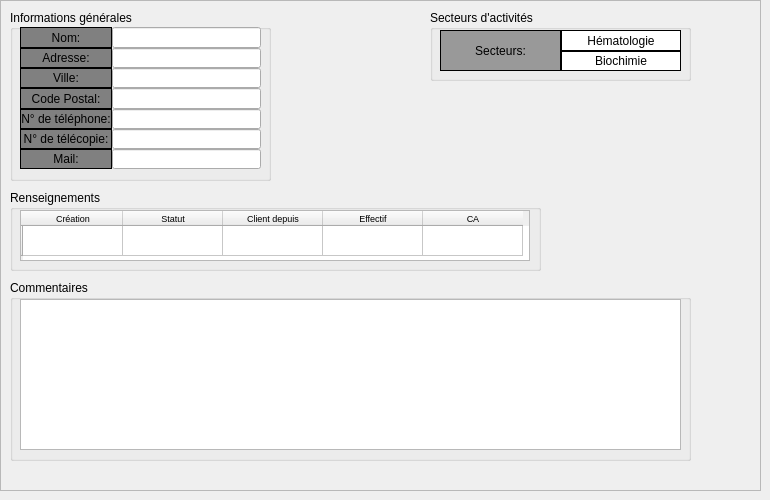
    <widget class="QWidget" name="tab_5">
     <attribute name="title">
      <string>Tab 2</string>
     </attribute>
     <widget class="QFrame" name="frame_infos">
      <property name="geometry">
       <rect>
        <x>0</x>
        <y>0</y>
        <width>761</width>
        <height>491</height>
       </rect>
      </property>
      <property name="frameShape">
       <enum>QFrame::StyledPanel</enum>
      </property>
      <property name="frameShadow">
       <enum>QFrame::Raised</enum>
      </property>
      <widget class="QGroupBox" name="groupBox_12">
       <property name="geometry">
        <rect>
         <x>10</x>
         <y>10</y>
         <width>261</width>
         <height>171</height>
        </rect>
       </property>
       <property name="title">
        <string>Informations générales</string>
       </property>
       <widget class="QWidget" name="gridLayoutWidget">
        <property name="geometry">
         <rect>
          <x>10</x>
          <y>17</y>
          <width>241</width>
          <height>142</height>
         </rect>
        </property>
        <layout class="QGridLayout" name="gridLayout">
         <property name="spacing">
          <number>0</number>
         </property>
         <item row="0" column="0">
          <widget class="QLabel" name="label_5">
           <property name="styleSheet">
            <string notr="true">background: grey; border: 1px solid black;</string>
           </property>
           <property name="text">
            <string>Nom:</string>
           </property>
           <property name="alignment">
            <set>Qt::AlignCenter</set>
           </property>
          </widget>
         </item>
         <item row="0" column="1">
          <widget class="QLineEdit" name="infos_nom_edit"/>
         </item>
         <item row="1" column="0">
          <widget class="QLabel" name="label_7">
           <property name="styleSheet">
            <string notr="true">background: grey; border: 1px solid black;</string>
           </property>
           <property name="text">
            <string>Adresse:</string>
           </property>
           <property name="alignment">
            <set>Qt::AlignCenter</set>
           </property>
          </widget>
         </item>
         <item row="1" column="1">
          <widget class="QLineEdit" name="infos_addresse_edit"/>
         </item>
         <item row="2" column="0">
          <widget class="QLabel" name="label_9">
           <property name="styleSheet">
            <string notr="true">background: grey; border: 1px solid black;</string>
           </property>
           <property name="text">
            <string>Ville:</string>
           </property>
           <property name="alignment">
            <set>Qt::AlignCenter</set>
           </property>
          </widget>
         </item>
         <item row="2" column="1">
          <widget class="QLineEdit" name="infos_ville_edit"/>
         </item>
         <item row="3" column="0">
          <widget class="QLabel" name="label_11">
           <property name="styleSheet">
            <string notr="true">background: grey; border: 1px solid black;</string>
           </property>
           <property name="text">
            <string>Code Postal:</string>
           </property>
           <property name="alignment">
            <set>Qt::AlignCenter</set>
           </property>
          </widget>
         </item>
         <item row="3" column="1">
          <widget class="QLineEdit" name="infos_cp_edit"/>
         </item>
         <item row="4" column="0">
          <widget class="QLabel" name="label_13">
           <property name="styleSheet">
            <string notr="true">background: grey; border: 1px solid black;</string>
           </property>
           <property name="text">
            <string>N° de téléphone:</string>
           </property>
           <property name="alignment">
            <set>Qt::AlignCenter</set>
           </property>
          </widget>
         </item>
         <item row="4" column="1">
          <widget class="QLineEdit" name="infos_tel_edit"/>
         </item>
         <item row="5" column="0">
          <widget class="QLabel" name="label_15">
           <property name="enabled">
            <bool>true</bool>
           </property>
           <property name="styleSheet">
            <string notr="true">background: grey; border: 1px solid black;</string>
           </property>
           <property name="text">
            <string>N° de télécopie:</string>
           </property>
           <property name="alignment">
            <set>Qt::AlignCenter</set>
           </property>
          </widget>
         </item>
         <item row="5" column="1">
          <widget class="QLineEdit" name="infos_telecopie_edit"/>
         </item>
         <item row="6" column="0">
          <widget class="QLabel" name="label_17">
           <property name="styleSheet">
            <string notr="true">background: grey; border: 1px solid black;</string>
           </property>
           <property name="text">
            <string>Mail:</string>
           </property>
           <property name="alignment">
            <set>Qt::AlignCenter</set>
           </property>
          </widget>
         </item>
         <item row="6" column="1">
          <widget class="QLineEdit" name="infos_mail_edit"/>
         </item>
        </layout>
       </widget>
      </widget>
      <widget class="QGroupBox" name="groupBox_13">
       <property name="geometry">
        <rect>
         <x>10</x>
         <y>190</y>
         <width>531</width>
         <height>81</height>
        </rect>
       </property>
       <property name="title">
        <string>Renseignements</string>
       </property>
       <widget class="QTableWidget" name="infos_tab_renseignements">
        <property name="geometry">
         <rect>
          <x>10</x>
          <y>20</y>
          <width>510</width>
          <height>51</height>
         </rect>
        </property>
        <property name="font">
         <font>
          <pointsize>7</pointsize>
         </font>
        </property>
        <row>
         <property name="text">
          <string/>
         </property>
        </row>
        <column>
         <property name="text">
          <string>Création</string>
         </property>
         <property name="font">
          <font>
           <pointsize>7</pointsize>
          </font>
         </property>
        </column>
        <column>
         <property name="text">
          <string>Statut</string>
         </property>
         <property name="font">
          <font>
           <pointsize>7</pointsize>
          </font>
         </property>
        </column>
        <column>
         <property name="text">
          <string>Client depuis</string>
         </property>
         <property name="font">
          <font>
           <pointsize>7</pointsize>
          </font>
         </property>
        </column>
        <column>
         <property name="text">
          <string>Effectif</string>
         </property>
         <property name="font">
          <font>
           <pointsize>7</pointsize>
          </font>
         </property>
        </column>
        <column>
         <property name="text">
          <string>CA</string>
         </property>
         <property name="font">
          <font>
           <pointsize>7</pointsize>
          </font>
         </property>
        </column>
       </widget>
      </widget>
      <widget class="QGroupBox" name="groupBox_14">
       <property name="geometry">
        <rect>
         <x>10</x>
         <y>280</y>
         <width>681</width>
         <height>181</height>
        </rect>
       </property>
       <property name="title">
        <string>Commentaires</string>
       </property>
       <widget class="QTextEdit" name="infos_commentaire_edit">
        <property name="geometry">
         <rect>
          <x>10</x>
          <y>19</y>
          <width>661</width>
          <height>151</height>
         </rect>
        </property>
       </widget>
      </widget>
      <widget class="QGroupBox" name="groupBox_15">
       <property name="geometry">
        <rect>
         <x>430</x>
         <y>10</y>
         <width>261</width>
         <height>71</height>
        </rect>
       </property>
       <property name="title">
        <string>Secteurs d'activités</string>
       </property>
       <widget class="QWidget" name="gridLayoutWidget_2">
        <property name="geometry">
         <rect>
          <x>10</x>
          <y>20</y>
          <width>241</width>
          <height>41</height>
         </rect>
        </property>
        <layout class="QGridLayout" name="gridLayout_2">
         <property name="spacing">
          <number>0</number>
         </property>
         <item row="0" column="0" rowspan="2">
          <widget class="QLabel" name="label_6">
           <property name="styleSheet">
            <string notr="true">background: #999999; border: 1px solid black;</string>
           </property>
           <property name="text">
            <string>Secteurs:</string>
           </property>
           <property name="alignment">
            <set>Qt::AlignCenter</set>
           </property>
          </widget>
         </item>
         <item row="0" column="1">
          <widget class="QLabel" name="label_8">
           <property name="styleSheet">
            <string notr="true">background: white; border: 1px solid black;</string>
           </property>
           <property name="text">
            <string>Hématologie</string>
           </property>
           <property name="alignment">
            <set>Qt::AlignCenter</set>
           </property>
          </widget>
         </item>
         <item row="1" column="1">
          <widget class="QLabel" name="label_10">
           <property name="styleSheet">
            <string notr="true">background: white; border: 1px solid black;</string>
           </property>
           <property name="text">
            <string>Biochimie</string>
           </property>
           <property name="alignment">
            <set>Qt::AlignCenter</set>
           </property>
          </widget>
         </item>
        </layout>
       </widget>
      </widget>
     </widget>
    </widget>
